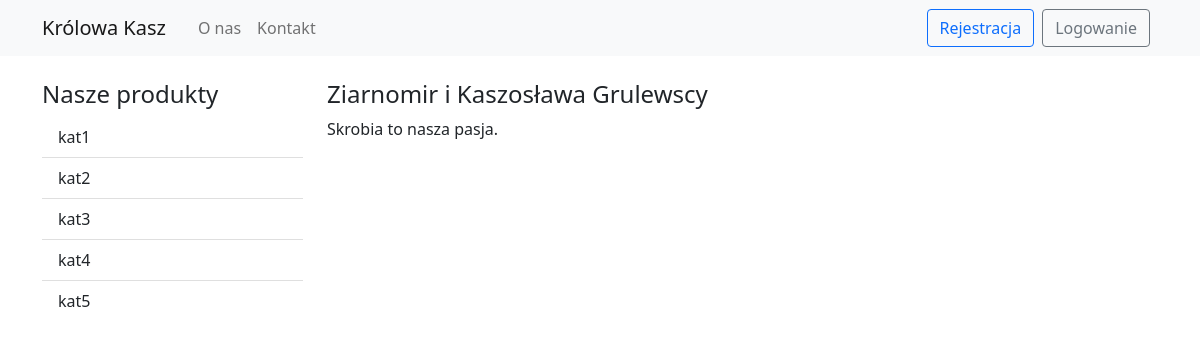
/about, run on the app's committed database.
### shop/models.py (models this page shows)
class Category(db.Model):
    __tablename__ = 'categories'
    id = db.Column(db.Integer, primary_key=True)
    name = db.Column(db.String(20), unique=True, nullable=False)
    products = db.relationship('Product', back_populates='category')

### shop/routes.py (the view)
@app.route("/about")
def about():
    return render_template('about.html', categories = Category.query.all())

### shop/templates/about.html
{% extends "layout.html" %}
{% block content %}
<h4>Ziarnomir i Kaszosława Grulewscy </h4>
<p>
    Skrobia to nasza pasja.
</p>
{% endblock content %}

### shop/templates/layout.html (shortened to what this page needs)
<!DOCTYPE html>
<html lang="pl">
<head>
    <link href="https://cdn.jsdelivr.net/npm/bootstrap@5.0.2/dist/css/bootstrap.min.css" rel="stylesheet">
    <link rel="stylesheet" type="text/css" href="{{ url_for('static', filename='main.css') }}">
</head>
<body>
    <nav class="navbar navbar-expand-sm navbar-light bg-light navbar-fixed-top  ">
        <div class="container">
            <a class="navbar-brand" href="{{url_for('index')}}">Królowa Kasz</a>
            <div class="collapse navbar-collapse" id="navbarNavAltMarkup">
            <div class="navbar-nav me-auto ms-2">
                <a class="nav-link" href="{{url_for('about')}}">O&nbspnas</a>
                <a class="nav-link" href="{{url_for('contact')}}">Kontakt</a>
            </div>
            <div class="navbar-nav">
                {% if current_user.is_authenticated %}
                <li class="nav-item dropdown">
                    <a class="nav-link dropdown-toggle me-2" href="#" id="navbarDropdownMenuLink" role="button" data-bs-toggle="dropdown" aria-expanded="false">
                        Moje konto
                    </a>
                    <ul class="dropdown-menu" aria-labelledby="navbarDropdownMenuLink">
                      <li><a class="dropdown-item" href="{{url_for('cart')}}">Koszyk</a></li>
                      <li><a class="dropdown-item" href="{{url_for('orders')}}">Zamówienia</a></li>
                      <li><a class="dropdown-item" href="{{url_for('account')}}">Edytuj dane</a></li>
                    </ul>
                  </li>
                  <a class="btn btn-outline-secondary me-2" type="button" href="{{url_for('logout')}}">Wyloguj</a>
                {% else %}
                <a class="btn btn-outline-primary me-2" type="button" href="{{url_for('register')}}">Rejestracja</a>
                <a class="btn btn-outline-secondary me-2" type="button" href="{{url_for('login')}}">Logowanie</a>
                {% endif %}
            </div>
            </div>
        </div>
    </nav>
    <div class="container">
        <div class="row pt-4">
            <div class="col-md-3">
                <nav class="nav flex-column list-group list-group-flush">
                    <h4> <a class="text-decoration-none text-dark" href="{{url_for('index')}}">Nasze produkty</a> </h4>
                    {% for category in categories %}
                    <a class="nav-link list-group-item" href="{{url_for('index', category_id=category.id)}}">{{ category.name }}</a>
                    {% endfor %}
                </nav>
            </div>
            <div class="col-md-9">
                {% block content %} {% endblock content %}
            </div>
        </div>
    </div>
</body>
</html>

### data on the page
Category: name "kat1"
Category: name "kat2"
Category: name "kat3"
Category: name "kat4"
Category: name "kat5"
